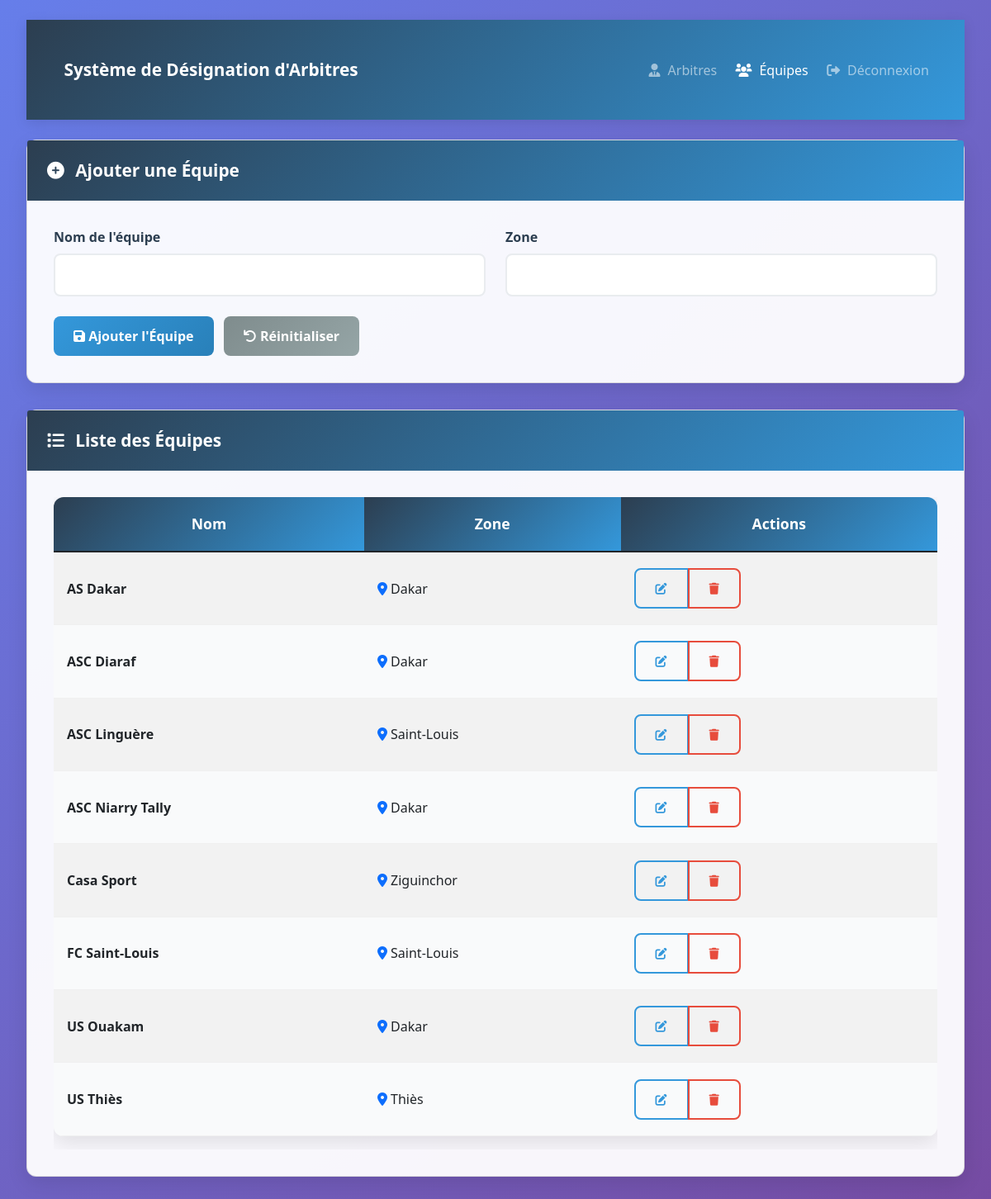
Screenshot of /equipes.php (signed in) with the database file from the repository.
### tables this page shows
CREATE TABLE equipes (
    id INT AUTO_INCREMENT PRIMARY KEY,
    nom VARCHAR(100) NOT NULL,
    ville VARCHAR(100) NOT NULL,
    statut ENUM('Actif', 'Inactif') DEFAULT 'Actif',
    date_creation TIMESTAMP DEFAULT CURRENT_TIMESTAMP
);

### classes/EquipeManager.php (called while the page is built, shortened)
<?php
class EquipeManager {
    private $pdo;
    public function __construct($pdo) {
        $this->pdo = $pdo;
    }
    public function getEquipes() {
        $sql = "SELECT * FROM equipes ORDER BY nom";
        $stmt = $this->pdo->prepare($sql);
        $stmt->execute();
        return $stmt->fetchAll(PDO::FETCH_ASSOC);
    }
}
?>

### equipes.php (the view, shortened to what this page needs)
<?php
require_once 'config/database.php';
require_once 'classes/EquipeManager.php';
$equipeManager = new EquipeManager($pdo);
$equipes = $equipeManager->getEquipes();
$equipe_modifier = null;
?>
<!DOCTYPE html>
<html lang="fr">
<head>
    <link href="https://cdn.jsdelivr.net/npm/bootstrap@5.1.3/dist/css/bootstrap.min.css" rel="stylesheet">
    <link href="https://cdnjs.cloudflare.com/ajax/libs/font-awesome/6.0.0/css/all.min.css" rel="stylesheet">
</head>
<body>
    <div class="container-fluid py-4">
        <nav class="navbar navbar-expand-lg navbar-dark mb-4">
            <div class="container-fluid">
                <a class="navbar-brand" href="dashboard.php">
                    <span style="margin-left: 0.5rem;">Système de Désignation d'Arbitres</span>
                </a>
                <div class="navbar-nav ms-auto">
                    <a class="nav-link" href="arbitres.php">
                        <i class="fas fa-user-tie"></i>
                        <span style="margin-left: 0.3rem;">Arbitres</span>
                    </a>
                    <a class="nav-link active" href="equipes.php">
                        <i class="fas fa-users"></i>
                        <span style="margin-left: 0.3rem;">Équipes</span>
                    </a>
                    <a class="nav-link" href="logout.php" onclick="return confirm('Êtes-vous sûr de vouloir vous déconnecter ?')">
                        <i class="fas fa-sign-out-alt"></i>
                        <span style="margin-left: 0.3rem;">Déconnexion</span>
                    </a>
                </div>
            </div>
        </nav>
        <div class="row">
            <div class="col-12">
                <div class="card">
                    <div class="card-header">
                        <h4 class="mb-0">
                            <i class="fas fa-<?php echo $equipe_modifier ? 'edit' : 'plus-circle'; ?>"></i>
                            <span style="margin-left: 0.5rem;"><?php echo $equipe_modifier ? 'Modifier une Équipe' : 'Ajouter une Équipe'; ?></span>
                        </h4>
                    </div>
                    <div class="card-body">
                        <form method="POST" action="">
                            <div class="row">
                                <div class="col-md-6">
                                    <label for="nom" class="form-label">Nom de l'équipe</label>
                                    <input type="text" class="form-control" name="nom"
                                           value="<?php echo $equipe_modifier ? $equipe_modifier['nom'] : ''; ?>" required>
                                </div>
                                <div class="col-md-6">
                                    <label for="ville" class="form-label">Zone</label>
                                    <input type="text" class="form-control" name="ville"
                                           value="<?php echo $equipe_modifier ? $equipe_modifier['ville'] : ''; ?>" required>
                                </div>
                            </div>
                            <div class="row mt-4">
                                <div class="col-12">
                                    <button type="submit" class="btn btn-primary">
                                        <i class="fas fa-save"></i>
                                        <?php echo $equipe_modifier ? 'Modifier' : 'Ajouter'; ?> l'Équipe
                                    </button>
                                    <?php if ($equipe_modifier): ?>
                                        <a href="equipes.php" class="btn btn-secondary ms-2">
                                            <i class="fas fa-times"></i> Annuler
                                        </a>
                                    <?php else: ?>
                                        <button type="reset" class="btn btn-secondary ms-2">
                                            <i class="fas fa-undo"></i> Réinitialiser
                                        </button>
                                    <?php endif; ?>
                                </div>
                            </div>
                        </form>
                    </div>
                </div>
                <div class="card">
                    <div class="card-header">
                        <h4 class="mb-0">
                            <i class="fas fa-list"></i>
                            <span style="margin-left: 0.5rem;">Liste des Équipes</span>
                        </h4>
                    </div>
                    <div class="card-body">
                        <div class="table-responsive">
                            <table class="table table-striped">
                                <thead>
                                    <tr>
                                        <th>Nom</th>
                                        <th>Zone</th>
                                        <th>Actions</th>
                                    </tr>
                                </thead>
                                <tbody>
                                    <?php foreach ($equipes as $equipe): ?>
                                        <tr>
                                            <td><strong><?php echo $equipe['nom']; ?></strong></td>
                                            <td>
                                                <i class="fas fa-map-marker-alt text-primary"></i>
                                                <?php echo $equipe['ville']; ?>
                                            </td>
                                            <td>
                                                <div class="btn-group" role="group">
                                                    <a href="?action=modifier&id=<?php echo $equipe['id']; ?>" class="btn btn-sm btn-outline-primary">
                                                        <i class="fas fa-edit"></i>
                                                    </a>
                                                    <a href="?action=supprimer&id=<?php echo $equipe['id']; ?>" class="btn btn-sm btn-outline-danger"
                                                       onclick="return confirm('Êtes-vous sûr de vouloir supprimer cette équipe ?')">
                                                        <i class="fas fa-trash"></i>
                                                    </a>
                                                </div>
                                            </td>
                                        </tr>
                                    <?php endforeach; ?>
                                </tbody>
                            </table>
                        </div>
                    </div>
                </div>
            </div>
        </div>
    </div>
</body>
</html>

### equipes.php (style rules this page uses)
body { background: linear-gradient(135deg, #667eea 0%, #764ba2 100%); min-height: 100vh; font-family: 'Segoe UI', Tahoma, Geneva, Verdana, sans-serif; }
.container-fluid { padding: 2rem; }
.card { background: rgba(255, 255, 255, 0.95); border-radius: 12px; box-shadow: 0 8px 25px rgba(0, 0, 0, 0.1); margin-bottom: 2rem; }
.card-header { background: linear-gradient(135deg, #2c3e50, #3498db); color: white; border: none; padding: 1.5rem; }
.card-header h4 { margin: 0; font-weight: 600; font-size: 1.3rem; }
.card-body { padding: 2rem; }
.btn { border-radius: 8px; font-weight: 600; padding: 0.75rem 1.5rem; border: none; }
.btn-primary { background: linear-gradient(135deg, #3498db, #2980b9); color: white; }
.btn-secondary { background: linear-gradient(135deg, #7f8c8d, #95a5a6); color: white; }
.form-label { font-weight: 600; color: #2c3e50; margin-bottom: 0.5rem; }
.form-control, .form-select { border: 2px solid #e9ecef; border-radius: 8px; padding: 0.75rem 1rem; }
.table { background: white; border-radius: 12px; overflow: hidden; box-shadow: 0 8px 25px rgba(0, 0, 0, 0.1); border: none; }
.table th { font-size: 1.1rem; font-weight: 600; text-align: center; color: white; background: linear-gradient(135deg, #2c3e50, #3498db); border: none; padding: 1.2rem 1rem; }
.table td { vertical-align: middle; border: none; border-bottom: 1px solid #f0f0f0; padding: 1.2rem 1rem; font-size: 1rem; }
.table tbody tr:nth-of-type(odd) { background-color: rgba(255, 255, 255, 0.8); }
.table tbody tr:nth-of-type(even) { background-color: rgba(248, 249, 250, 0.8); }
.btn-outline-primary { border: 2px solid #3498db; color: #3498db; background: transparent; }
.btn-outline-danger { border: 2px solid #e74c3c; color: #e74c3c; background: transparent; }
.navbar { background: linear-gradient(135deg, #2c3e50, #3498db) !important; box-shadow: 0 4px 15px rgba(0, 0, 0, 0.1); }
.navbar-brand { font-weight: 700; font-size: 1.3rem; }
.nav-link { font-weight: 500; transition: all 0.3s ease; border-radius: 6px; margin: 0 0.2rem; }

### rows the page displays
equipes: nom "AS Dakar", ville "Dakar"
equipes: nom "ASC Diaraf", ville "Dakar"
equipes: nom "ASC Linguère", ville "Saint-Louis"
equipes: nom "ASC Niarry Tally", ville "Dakar"
equipes: nom "Casa Sport", ville "Ziguinchor"
equipes: nom "FC Saint-Louis", ville "Saint-Louis"
equipes: nom "US Ouakam", ville "Dakar"
equipes: nom "US Thiès", ville "Thiès"
